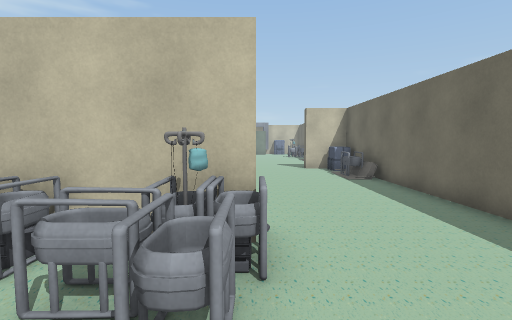
View 1 (above)

16 first-person views from a walk through a 3-D level made in the Unity game engine. The camera is 1.4 m above the floor, tilts 4° down and sees 85° across. The floor is counted in squares, 1 m on a side. Each view is taken from the middle of a square. On the plan, view 1 faces up. The plan holds only what a view shows up to about 14 squares ahead; the rest is blank. The place goes on beyond the plan. The player is left out. Some animated figures are left out. Some surface patterns are stand-ins.

View 2
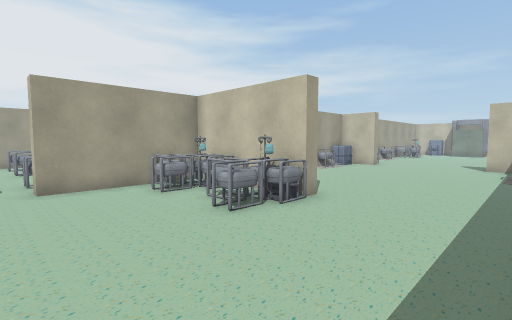

View 3
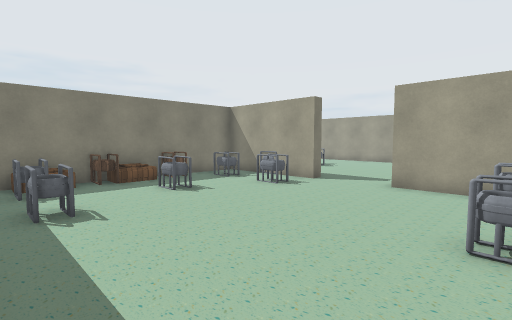

View 4
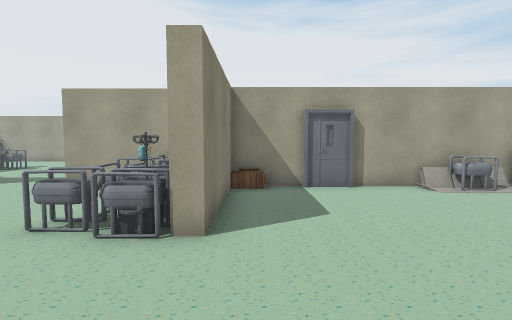

View 5
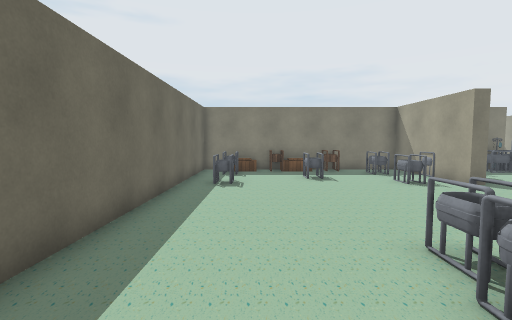

View 6
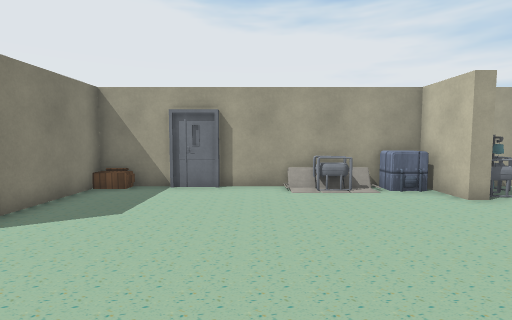

View 7
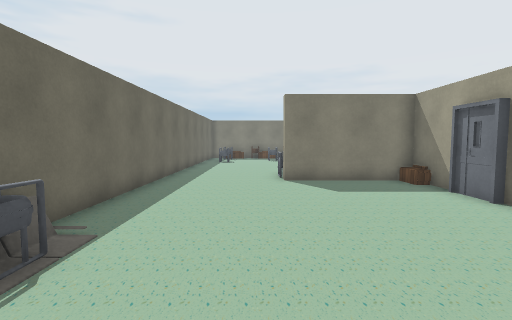

View 8
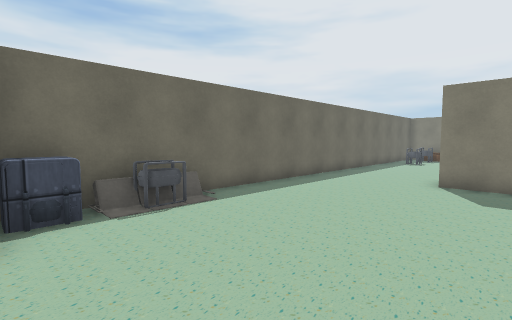

View 9
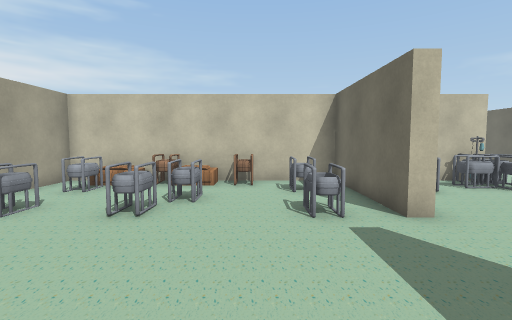

View 10
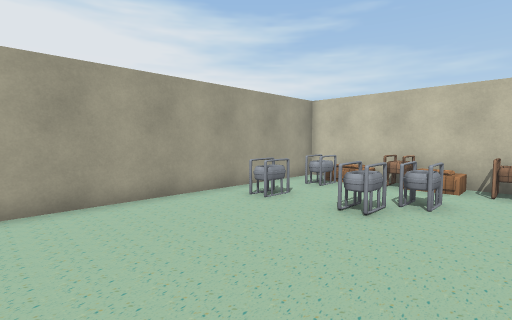

View 11
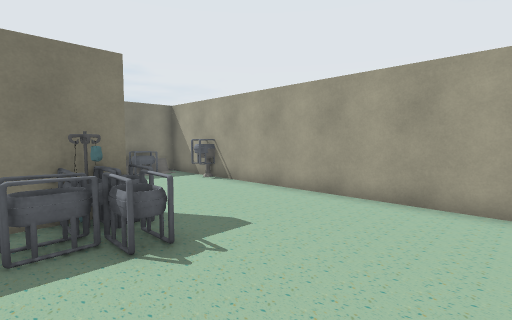

View 12
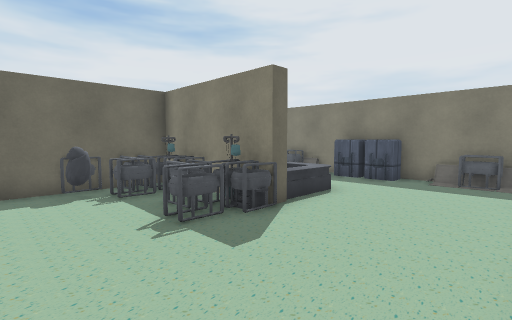

View 13
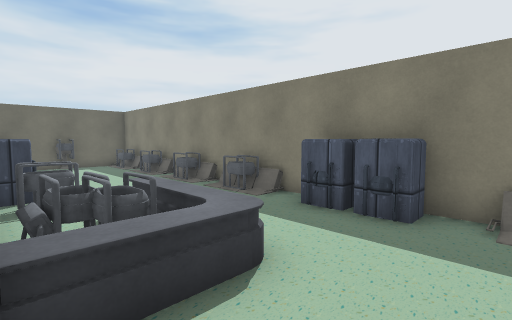

View 14
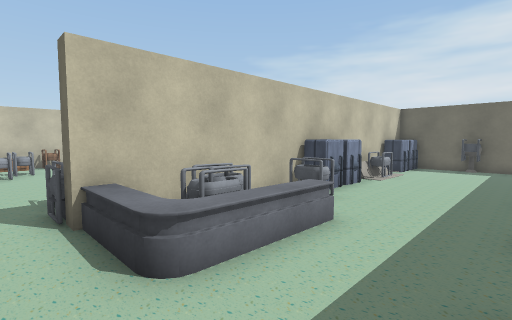

View 15
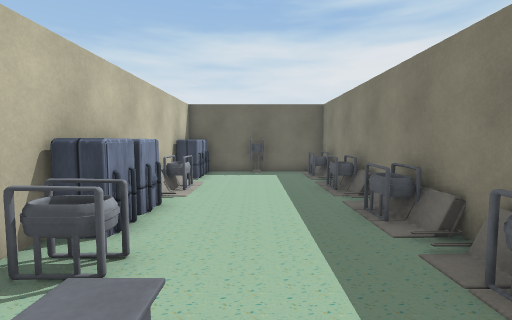

View 16
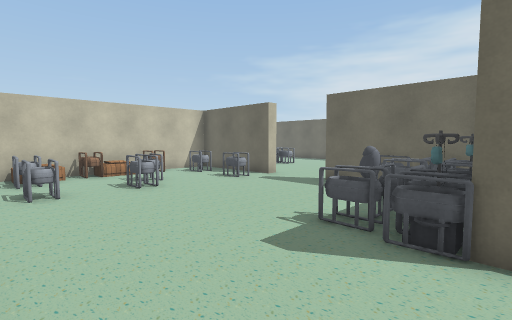

### Floor plan
Points are (right, up) in squares from view 1. A wall is a line through its corners. A room is listed if a view was taken in it or the views show most of it. See-through windows are left out.
Room 1 (views 1, 2, 3, 4, 5, 6, 7, 8)
walls: (-4.3, 8) (-4.3, 6.4); (-4.8, -3.7) (-4.8, -8.5) (4.5, -8.5) (4.5, 14) (2.5, 14); (-2.5, 14.5) (-2.5, 14) (-4.5, 14) (-4.5, 4.3) (0, 4.3) (0, 3.8) (-4.8, 3.8) (-4.8, -1); (-1.5, -9) (-2.5, -9); (-3.5, -9) (-4.5, -9)
ways out: opening at (-5, -2) to room 2
objects: machine (-4, -10) to (-4, -9); other object (-4, 2); other object (-4, 3); other object (-4, 10) to (-4, 12); machine (-4, 13); other object (-3, -7); other object (-3, -5) to (-3, -4); other object (-3, 2); other object (-3, 3); other object (-2, -8) to (-1, -8); other object (-2, 2) to (-2, 3); other object (-1, 2) to (0, 2); other object (-1, 3); other object (0, -6) to (0, -5); other object (0, 3); other object (1, -8); other object (3, -7); other object (3, -5) to (3, -4); other object (4, 10) to (4, 12); machine (4, 13)
Room 2 (views 9, 10, 11, 12, 13, 14, 15, 16)
walls: (-4.5, -9) (-10, -9) (-10, -8.5) (-5.2, -8.5) (-5.2, -3.7) (-4.8, -3.7); (-2.5, -9) (-3.5, -9); (-4.8, -1) (-5.2, -1) (-5.2, 3.8) (-14.5, 3.8) (-14.5, -15) (4.5, -15) (4.5, -9) (-1.5, -9)
ways out: opening at (-5, -2) to room 1
objects: other object (-14, -12); other object (-13, -15) to (-13, -14); other object (-13, -1) to (-13, 0); other object (-13, 2); other object (-11, -1) to (-10, 0); other object (-11, 3); machine (-10, -14); other object (-10, -11) to (-8, -10); other object (-10, -8); other object (-10, -7) to (-10, -6); other object (-10, 0) to (-10, 1); machine (-9, -14) to (-8, -14); other object (-9, -8); other object (-9, -8) to (-8, -7); other object (-9, 3) to (-8, 3); other object (-8, -10) to (-7, -10); other object (-7, -8); other object (-7, -7) to (-7, -6); other object (-7, -1) to (-7, 0); other object (-7, 2); other object (-6, -15) to (-6, -14); other object (-6, -8); other object (-6, -7); other object (-6, -6); other object (-5, -10); other object (-5, -6); other object (-3, -15) to (-3, -14); machine (-3, -10) to (-2, -9); other object (0, -15) to (0, -14); other object (0, -10); other object (3, -15) to (3, -14); machine (3, -10); other object (4, -12); machine (4, -10) to (4, -9)

Positions as (right, up) in squares from view 1, and headings:
1: (0, 0), facing up
2: (4, -2), facing up-left
3: (4, 2), facing down-left
4: (4, 5), facing left
5: (2, 5), facing down
6: (4, 9), facing left
7: (1, 14), facing down
8: (-2, 14), facing down-right
9: (-8, -6), facing up
10: (-8, -6), facing up-left
11: (-8, -3), facing down-left
12: (-14, -4), facing down-right
13: (-12, -9), facing down-right
14: (-11, -14), facing up-right
15: (-8, -12), facing right
16: (-14, -9), facing up-right
